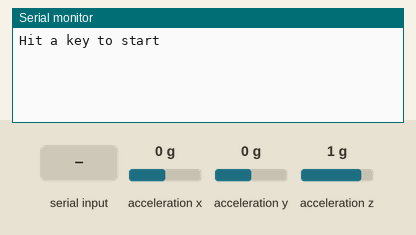
This sketch was run on a simulated Arduino Uno, built with avr-gcc and run on an emulated ATmega328P. Shown: the last lines printed to the serial monitor. Wiring (inferred from the names in the program): MPU-6050 motion sensor at I2C address 0x68. Inputs (shaded band) come from the test bench; at power-on: acceleration x 0 g, acceleration y 0 g, acceleration z 1 g.

Above: at 0.9 s.
1.0 s: "1" received over Serial
At 1.36 s:
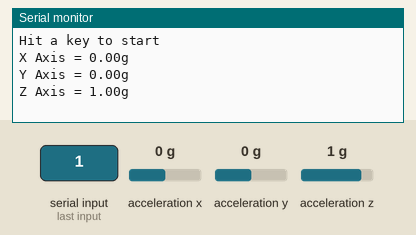
2.5 s: acceleration x set to -1.4 g
At 2.87 s:
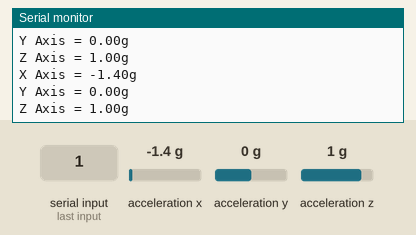
4.0 s: acceleration y set to -1.4 g
At 4.38 s:
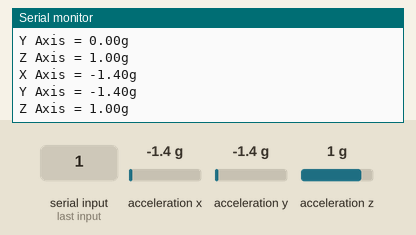
5.5 s: acceleration z set to -1.4 g
At 5.89 s:
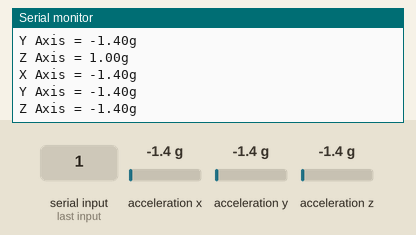

The sketch:

sample_code_test_accelerometer.ino
```cpp
//MPU 6050 Accelerometer and Gyroscope Exame
//Written by Taylor Schweizer

//We will be using the I2C communication protocol to communicate witht he MPU 6050
//The I2C protocol is setup in the Wire library - we need to include this library
#include<Wire.h>;

//The default address of the MPU is 0x68
const int MPU_addr = 0x68;


void setup() {
  //Here we will begin the I2C communication
  Serial.begin(38400);
  Serial.println ("Hit a key to start");     // signal initalization done
  while (Serial.available() == 0);
  Wire.begin();

  //Begin transmission with the MPU
  Wire.beginTransmission(MPU_addr);

  //According to the MPU 6050 Register Map, the PWR_MGMT_1 register allows us to configure the power mode of the MPU.
  //Looking at the register map page 40, PWR_MGMT_1 is located at 0x6B (107 in decimal, 01101011 in binary)
  //Think of each register in the MPU of having 8 bits that can be changed to change the settings.
  //For register 0x6B, the first three bits - Bit0 through Bit2 - are for selecting the clock source. A value of 0 sets the clock source to the internal 8MHZ oscillator, therefore the first three bits are all 0.
  //If we decided to use the PLL with external 19.2MHz reference, we would send 5 (decimal), so Bit0 would be 1, Bit1 would be 0, Bit2 would be 1, making 101 in binary which is 5 in decimal
  //Bit3 is labelled TEMP_DIS, and allows us to turn the temperature sensor on or off. A value of 1 turns if off, we might as well leave it on so Bit3 will be 0.
  //Bit4 is reserved, so we will just send 0 - the default
  //Bit5 is labelled CYCLE, which lets us specificy an automatic sleep cycle. We will set it to 0 and avoid the hassle of a sleep mode
  //Bit6 is labelled SLEEP, which lets us put it into sleep mode. Since we want the device on, we will set Bit6 to 0.
  //Bit7 is DEVICE_RESET, which resets all internal registers to their default values. We won't be doing that, so Bit7 is 0.

  //Based on the above, the 8 bits we will send to the MPU are all 0, so we can send any value of zero we want - hex 0x00, dec 0
  //This will power on the device and specify the initial power settings.
  //First, we tell the MPU which register we are writing to
  Wire.write(0x6B);

  //Second, we send the values that we discussed previously
  Wire.write(0x00);
  //Now, I'm not sure if you can continue sending data by sending a new register address and then the data, or if you need to end the transmission first. Just to be on the safe side, we will end the transmission and restart it.
  Wire.endTransmission(true);
  delay(50);
  Wire.beginTransmission(MPU_addr);
  //Now that we are done with that, let's go on and configure the accelerometer and gyroscope
  //Note: none of this is really essential: I'm basically just doing this to help you understand how to work with these register maps and stuff. This device is extremely powerful if it is used correctly, and practice makes perfect.

  //First, let's configure the Gyroscope. According to page 14 of the register map, the register holding the GYRO_CONFIG settings is located at 0x1B
  //Here is a breakdown of the bits:
  //Bit0 - Reserved, set to 0
  //Bit1 - Reserved, set to 0
  //Bit2 - Reserved, set to 0
  //Bit3 - FS_SEL
  //Bit4 - FS_SEL  -  This sets the full scale range of the gyroscope. Considering we will be running the wheel at a max of 100 RPM, that is 600°/s. Therefore we need to set FS_SEL to the +-1000°/s setting, which is decimal 2, hex 0x02, binary 10
  //Bit5 - ZG_ST - Activates self test of gyroscope Z axis if set to 1. We will set it to 0
  //Bit6 - YG_ST - same as ZG_ST but with Y axis
  //Bit7 - XG_ST - same as ZG_ST but with X axis

  //According to those values, we want to send the value 0 0 0 1 0 0 0 0, which is dec 16 hex 0x10
  //And remember, we want to send it to 0x1B
  Wire.write(0x1B);
  Wire.write(0x10);

  //End and restart transmission
  Wire.endTransmission(true);

  Wire.beginTransmission(MPU_addr);

  //Next, let's do the accelerometer. I'll skip going through figuring out each bit, and just say I want to send 0x00 - there's almost no way we will experience more than 2g of acceleration on the wheelchair, so the full scale range can be +-2g. The address is 0x1C
  Wire.write(0x1C);
  Wire.write(0x00);


  //Once we send the values, we end the transmission because we don't have any further data to send for now
  Wire.endTransmission(true);

  //Begin a serial connection so we can read the data


}

void loop() {
  //Again, looking at the register map we can find where the values we want reside. The Accelerometer values are located in registers 59 to 64 (hex 0x3B to 0x40) according to page 29 of the register map
  //Here is where it gets interesting. The output of the MPU 6050 is 16 bits, but the I2C protocol demands 8 bit chunks. The registers are also composed of 8 bit chunks.
  //You may notice that there is a register called ACCEL_XOUT_H and ACCEL_XOUT_L, as well as for the Y and Z axis. What is happening is that the data for the accelerometer is split into two separate registers.
  //We need to combine the data from two registers to get the full value. Here's where some boolean operations start to be necessary.
  //One of the few boolean operations we can use is the << operator, which is called a bit shift.
  //A bit shift is self explanatory, it simply shifts the bits in the byte. Consider the binary number 10101010. If we perform a bit shift, ie. 10101010 << x, where x is the number of shifts to take place, a value of x=1 would result in 01010100
  //The leftmost bits are lost, and the rightmost bits are filled with 0. Another example 00110011 << 2 = 11001100    and 00001000 << 3 = 01000000.
  //Check out http://playground.arduino.cc/Code/BitMath for more binary operations

  //Anyways, since these registers are all 8 bit registers, but the values are 16 bit, we need to read two 8 bit numbers and combine them into a 16 bit number.
  //If we start off with a 16 bit integer, and let it read the first 8 bits, then shift it by 8 bits and fill the rest in with the next register, it should be the value we want.

  //First, lets create an 8 bit int to temporarily store the value
  byte XAxis = 0;
  //A byte is an 8 bit value. Assigning it to 0 means it is now 00000000

  //Let's go ahead and read the first register, ACCEL_XOUT_H
  Wire.beginTransmission(MPU_addr);
  //Tell the MPU that we want the data from register 59 (0x3B in hex)
  Wire.write(0x3B);
  //Send a Restart - we won't actually end the transmission, just send it a restart. This gets kind of complicated into the specifications of I2C communication, just trust me on it. Just make sure you see that it is endTransmission(false) not endTransmission(true)
  Wire.endTransmission(false);

  //We will now wait until we have data available

  //Now we will reguest 1 register from the MPU. The third parameter 'true' says that we are ending the transmission after we get the data.
  Wire.requestFrom(MPU_addr, 1, true);
  //Another way to do what the above line does is do Wire.requestFrom(MPU_addr,1,false); then on the next line Wire.endTransmission(true);. Same thing.
  //Now we will assign the byte from before to the value we are reading.
  XAxis = Wire.read();
  //Now we will print the hex value of the XAxis variable.
  //Serial.print("XAxis = ");
  //Serial.println(XAxis, HEX);
  //I'm getting 0x00. This probably depends on how it is sitting on your desk, etc.

  //Let's repeat, and get the next value in the register.
  //NOTE: we really shouldn't be breaking up the measurements like this, since the value can change in an instant. But for education purposes, this should work fine.
  byte XAxisL = 0;
  Wire.beginTransmission(MPU_addr);
  Wire.write(0x3C);
  Wire.endTransmission(false);
  Wire.requestFrom(MPU_addr, 1, true);
  XAxisL = Wire.read();
 // Serial.print("XAxisL = ");
  //Serial.println(XAxisL, HEX);
  //I'm getting alot of numbers, the one I'll go with is 0x84. This is 01010100. This makes our whole number 0000 0000 0101 0100, or simply 84
  //Now, since we are asking for a signed value from the MPU (ie. it can be negative), we look at the first bit (0000 0000 0101 0100). If it is 0, the number is postive and it if is 1, then it is negative.
  //I reran the code so I could get a value that results in Xaxis = FE, XAxisL = 2C so the binary is 1111 1110 0010 1100. Since the first digit is 1, this is a negative number.
  //If we have a negative number, then we must take the 2's complement of the number. Take a look here: https://www.cs.cornell.edu/~tomf/notes/cps104/twoscomp.html
  //Basically we just flip all the values in the number and add 1. So by flipping,  1111 1110 0010 1100 becomes 0000 0001 1101 0011. Adding one yields 0000 0001 1101 0100. This results in a value of 468, and since we know it is negative that means it is -468
  //There has to be a way to program this. We just need to utilize the bitshift operator, and the OR operator. The OR operator (shown as "|") checks two numbers, and if either of the values is a 1 then the result is one.
  //For example, 1001 | 0100 = 1101 and 1100 | 1001 = 1101.
  //Now if we turn our 8 bit Bytes into a 16 bit integer (I'm continuing with the negative number before we did the 2's complementary) we would get Xaxis = 0000 0000 1111 1110 and XAxisL = 0000 0000 0101 0100.
  //If we bit shift the XAxis 8 units to the right, it would be XAxis = 1111 1110 0000 0000. Then if we OR the Xaxis and XAxisL we would get 1111 1110 0101 0100. Neat! Now, how do we do it in code?
  int16_t XAxisFull = XAxis << 8 | XAxisL;
  //The previous line of code bit shifts XAxis 8 places, then ORs it with XAxisL. Now, XAxisFull is the full binary value.
 // Serial.print("XAxisFull = ");
  //Serial.println(XAxisFull);
  //Hey! It Works! But what is this -468 value? Well, according to the MPU register map on page 29, we can see that with our Full Scale range we selected, the sensitivity is 16384 LSB/g. So, divide -468 by 16384 and we get 0.02856g. We'll do more with that later.
  float XAxisFinal = (float) XAxisFull / 16384.0;

  //That was a ton of work though. Fortunately, it can be simplified. The following code should be easy enough to understand. We will read the Y and Z axis accel data from registers 0x3D to 0x40
  Wire.beginTransmission(MPU_addr);
  Wire.write(0x3D);
  Wire.endTransmission(false);
  Wire.requestFrom(MPU_addr, 4, true);
  int16_t YAxisFull =  (Wire.read() << 8 | Wire.read());
  int16_t ZAxisFull =  (Wire.read() << 8 | Wire.read());
  float YAxisFinal = (float)YAxisFull / 16384.0;
  float ZAxisFinal = (float) ZAxisFull / 16384.0;
  Serial.print("X Axis = ");
  Serial.print(XAxisFinal);
  Serial.println("g");
  Serial.print("Y Axis = ");
  Serial.print(YAxisFinal);
  Serial.println("g");
  Serial.print("Z Axis = ");
  Serial.print(ZAxisFinal);
  Serial.println("g");

  //BOOM! Got it. Now, if we want we could calculate the angle we are at knowing that when the sensor is completely level Z should be 1, if it isn't then we just take cos-1(Z) to get our angle with respect to the horizon. We can detect if we are moving
  //by extrapolating our angle and what X and Y should be, and then finding if there is any additional acceleration. But let's move on to the temperature sensor - use page 30 of the register map

/*
  Wire.beginTransmission(MPU_addr);
  Wire.write(0x41);
  Wire.endTransmission(false);
  Wire.requestFrom(MPU_addr, 2, true);
  int16_t tempFull = Wire.read() << 8 | Wire.read();
  float tempFinal = (float) tempFull / 340.0 + 36.53;
*/

 // Serial.print("Temp = ");
  //Serial.print(tempFinal);
  //Serial.println("C");
  //26.1°C in my house. Little warm. Now let's get the gyroscope data. Page 31 of the register map

//  Wire.beginTransmission(MPU_addr);
//  Wire.write(0x43);
//  Wire.endTransmission(false);
//  Wire.requestFrom(MPU_addr, 6, true);
//  int16_t XGyroFull = Wire.read() << 8 | Wire.read();
//  int16_t YGyroFull = Wire.read() << 8 | Wire.read();
//  int16_t ZGyroFull = Wire.read() << 8 | Wire.read();
//  float XGyroFinal = (float)XGyroFull/32.8;
//  float YGyroFinal = (float)YGyroFull/32.8;
//  float ZGyroFinal = (float)ZGyroFull/32.8;
//  Serial.print("X Axis = ");
//  Serial.print(XGyroFinal);
//  Serial.println(" deg/s");
//  Serial.print("Y Axis = ");
//  Serial.print(YGyroFinal);
//  Serial.println(" deg/s");
//  Serial.print("Z Axis = ");
//  Serial.print(ZGyroFinal);
//  Serial.println(" deg/s");
  //Hell yeah!
  delay(500);
}
```

Measured:
- after the input at 1.0 s, the serial monitor: prints a new line after 0.05 s (image 1)
- after the input at 2.5 s, the serial monitor: prints a new line after 0.06 s (image 2)
- after the input at 4.0 s, the serial monitor: prints a new line after 0.08 s (image 3)
- after the input at 5.5 s, the serial monitor: prints a new line after 0.09 s (image 4)
